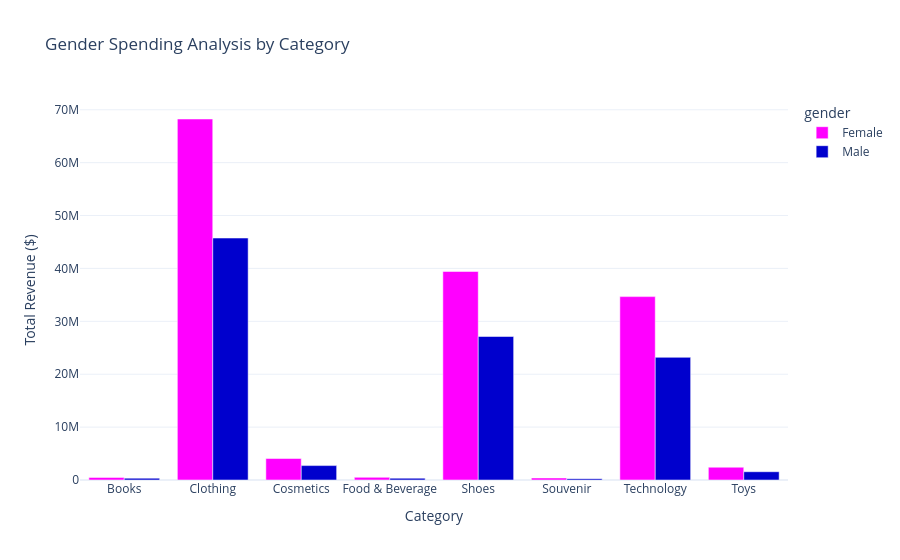

Write notebook code for a chart like this one.
### Code cell
import plotly.express as px

gender_analysis = df.groupby(['category', 'gender'])['revenue'].sum().reset_index()

fig = px.bar(
    gender_analysis,
    x='category',
    y='revenue',
    color='gender',
    barmode='group',
    title='Gender Spending Analysis by Category',
    labels={'revenue': 'Total Revenue ($)', 'category': 'Category'},
    color_discrete_map={'Female': 'magenta', 'Male': 'mediumblue'},
)

fig.update_layout(template='plotly_white')
fig.show()
"""
Business Insights:
Qadıınların ən çox xərclədiyi kateqoriyalar : Clothing, Shoes, Technology
Satışı qaldırmaq üçün qadınlara yönəlmiş kampaniyalar, endirimlər və məhsul təklifləri daha çox diqqətə alınmalıdır.
Kişi müştərilər üçün isə Technology və Clothing kateqoriyaları daha çox diqqətə alınmalıdır.
"""

### Figure 1 — Plotly figure (JSON) as saved in the notebook; plotly's stock layout.template omitted (floating-point values rounded to 4 significant figures)
{"data": [{"alignmentgroup": "True", "hovertemplate": "gender=Female<br>Category=%{x}<br>Total Revenue ($)=%{y}<extra></extra>", "legendgroup": "Female", "marker": {"color": "magenta", "pattern": {"shape": ""}}, "name": "Female", "offsetgroup": "Female", "orientation": "v", "showlegend": true, "textposition": "auto", "type": "bar", "x": ["Books", "Clothing", "Cosmetics", "Food & Beverage", "Shoes", "Souvenir", "Technology", "Toys"], "xaxis": "x", "y": [489300.0, 68250000.0, 4067000.0, 505300.0, 39430000.0, 382900.0, 34670000.0, 2416000.0], "yaxis": "y"}, {"alignmentgroup": "True", "hovertemplate": "gender=Male<br>Category=%{x}<br>Total Revenue ($)=%{y}<extra></extra>", "legendgroup": "Male", "marker": {"color": "mediumblue", "pattern": {"shape": ""}}, "name": "Male", "offsetgroup": "Male", "orientation": "v", "showlegend": true, "textposition": "auto", "type": "bar", "x": ["Books", "Clothing", "Cosmetics", "Food & Beverage", "Shoes", "Souvenir", "Technology", "Toys"], "xaxis": "x", "y": [345200.0, 45750000.0, 2726000.0, 344200.0, 27130000.0, 253000.0, 23190000.0, 1564000.0], "yaxis": "y"}], "layout": {"barmode": "group", "legend": {"title": {"text": "gender"}, "tracegroupgap": 0}, "title": {"text": "Gender Spending Analysis by Category"}, "xaxis": {"anchor": "y", "domain": [0, 1], "title": {"text": "Category"}}, "yaxis": {"anchor": "x", "domain": [0, 1], "title": {"text": "Total Revenue ($)"}}}}
